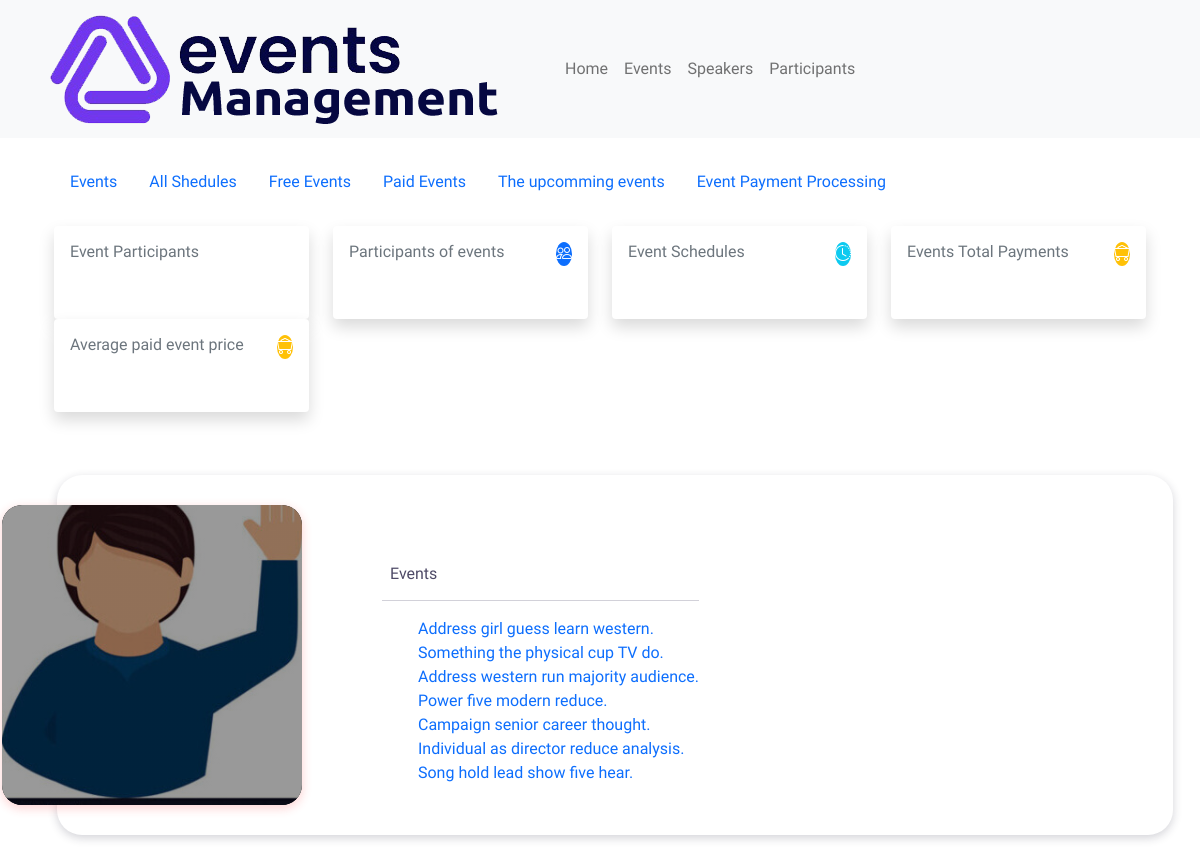
/participants/qcraig@example.org/, run on the app's committed database.
### events/models.py (models this page shows, shortened)
class Event(models.Model):
    title = models.CharField(max_length=255)
    description = models.TextField()
    start_date = models.DateTimeField()
    end_date = models.DateTimeField()
    location = models.CharField(max_length=255)
    category = models.ForeignKey(Category, on_delete=models.CASCADE)
    is_free = models.BooleanField(default=True)

### events/views.py (the view)
def participant_detail(request, email):
    participant = get_object_or_404(Participant, email=email)
    return render(request, 'participants/detail.html', {'participant': participant})

### events/utils.py (called while the page is built)
def add_commas(number):
    return '{:,.2f}'.format(number)

### templates/participants/detail.html (shortened to what this page needs)
{% extends "base_generic.html" %} {% block content %} {% load static %}
<div class="container">
  {% include 'partials/sub-header.html' %}
  {% include 'partials/metrics.html' %}
  <div class="row mt-5">
    <div class="preview-card">
      <div class="preview-card__wrp">
        <div class="preview-card__item">
          <div class="preview-card__img">
            <img src="{% static 'images/avatar.jpg' %}" alt="" />
          </div>
          <div class="preview-card__content">
            <div class="preview-card__text">
              <div class="postcard__preview-txt">
                <h6 class="ms-2">Events</h6>
                <hr />
                <ul>
                  {% for event in participant.events.all %}
                  <li>
                    <a href="{% url 'event-detail' title=event.title %}">
                      <span>
                        {{ event.title }}
                      </span>
                    </a>
                  </li>
                  {% empty %}
                  <li>No events found for this participant.</li>
                  {% endfor %}
                </ul>
              </div>
            </div>
          </div>
        </div>
      </div>
    </div>
  </div>
</div>
{% endblock %}

### static/assets/css/custom.css (style rules this page uses)
* { box-sizing: border-box; }
ul > li { list-style: none !important; list-style-type: none !important; }
body { background-color: #fff; min-height: 100vh; font-family: "Fira Sans", sans-serif; }
.preview-card { position: relative; margin: 15px; background: #fff; box-shadow: 0px 3px 10px rgba(34, 35, 58, 0.2); padding: 30px 25px 30px; border-radius: 25px; transition: all 0.3s; }
.preview-card__item { display: flex; align-items: center; }
.preview-card__img { width: 300px; flex-shrink: 0; height: 300px; background-image: linear-gradient(147deg, #000 0%, #000 74%); box-shadow: 0px 3px 10px 1px rgba(252, 56, 56, 0.2); border-radius: 20px; transform: translateX(-80px); overflow: hidden; }
.preview-card__img:after { content: ""; position: absolute; top: 0; left: 0; width: 100%; height: 100%; background-image: linear-gradient(147deg, #000 0%, #000 74%); border-radius: 20px; opacity: 0.4; }
.preview-card__img img { width: 100%; height: 100%; object-fit: cover; display: block; opacity: 1; border-radius: 20px; transition: all 0.3s; }
.preview-card__content { padding-right: 25px; }
.preview-card__content > * { transform: translateY(25px); transition: all 0.4s; }
.preview-card__text { color: #4e4a67; margin-bottom: 30px; line-height: 1.5em; }

### static/assets/css/cards.css (style rules this page uses)
body { font-family: "Andika New Basic", sans-serif; font-size: 16px; color: #ffffff; text-rendering: optimizeLegibility; font-weight: initial; }
a, a:hover { text-decoration: none; transition: color 0.3s ease-in-out; }

### data on the page
Event: title "Address girl guess learn western."
Event: title "Something the physical cup TV do."
Event: title "Address western run majority audience."
Event: title "Power five modern reduce."
Event: title "Campaign senior career thought."
Event: title "Individual as director reduce analysis."
Event: title "Song hold lead show five hear."
